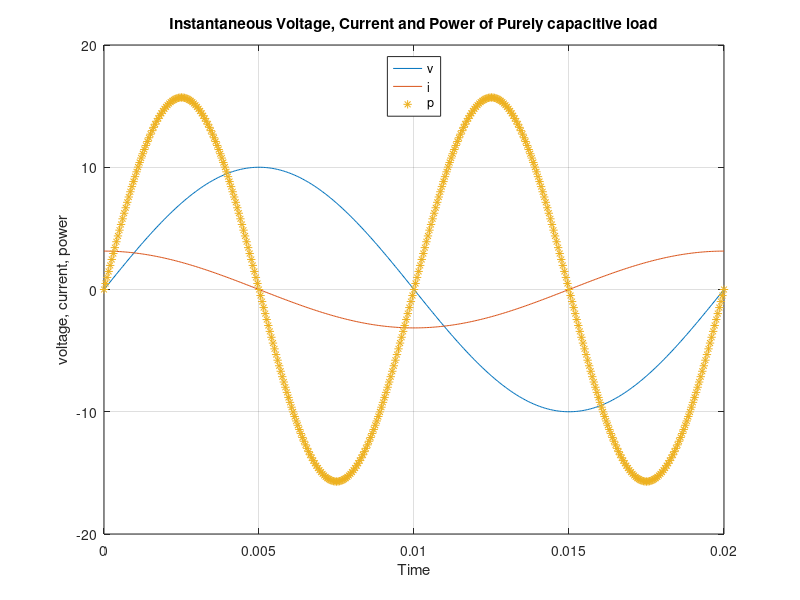

This figure's MATLAB source:
clear all; close all; clc;
t=0:0.00005:0.02;
f=50;
R=0;
C=0.001;
Xc=1/(2*pi*f*C);
Z=R-j*Xc;
Vm=10;
Im=Vm/abs(Z);
anglez=angle(Z);
v=Vm*sin(2*pi*f*t);
i=Im*sin(2*pi*f*t-angle(Z));
p=v.*i;
plot(t,v,t,i,t,p,'*')
title('Instantaneous Voltage, Current and Power of Purely capacitive load')
grid
xlabel('Time')
ylabel('voltage, current, power')
legend('v','i','p','location','north')